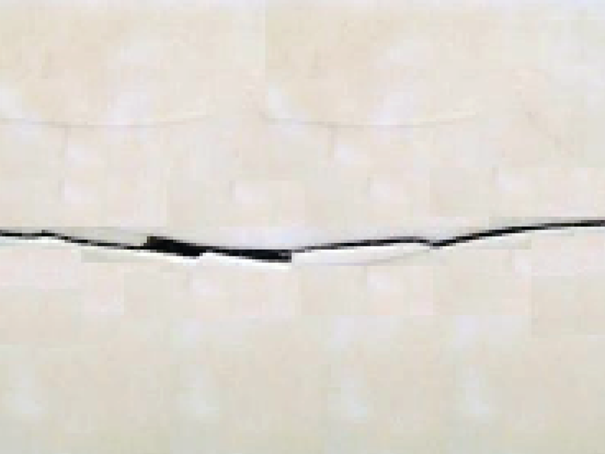
#> input picture test_img/test.png, 605 x 454 px
$ jupyter execute Untitled.ipynb
#> lines starting #> are read from the running program, lines starting #| are printed output that depends on the picture; after the words box and inside, x2 and y2 are one past the last pixel; in counts of white or black regions, pixels touching at a corner belong together
### PreProcess.py
import cv2 as cv
import numpy as np
from matplotlib import cm
from matplotlib import pyplot as plt
from mpl_toolkits.mplot3d import Axes3D


# [50 lines left out: functions read_image, convert_color_gray, resize_img, convert_color, not called in this run]


def center_avg_imp(img, ksize=10, flag=False):
    """
    improve the image pixels by image center pixel average

    :type img: image
    :param img: the image need to be improved
    :type ksize: int
    :param ksize: the filter size, 10 as default
    :type flag: Boolean
    :param flag: show the result or not
    :return: the result after deal
    """
    new_img = np.copy(img)

    dw = int(img.shape[1] / 7)
    dh = int(img.shape[0] / 7)

    region_1 = new_img[dh * 1: dh * 2, dw * 1: dw * 2]
    region_2 = new_img[dh * 1: dh * 2, dw * 5: dw * 6]
    region_3 = new_img[dh * 5: dh * 6, dw * 5: dw * 6]
    region_4 = new_img[dh * 1: dh * 2, dw * 5: dw * 6]
    region_5 = new_img[dh * 3: dh * 4, dw * 3: dw * 4]

    avg1 = np.average(region_1)
    avg2 = np.average(region_2)
    avg3 = np.average(region_3)
    avg4 = np.average(region_4)
    avg5 = np.average(region_5)

    avg = (avg1 + avg2 + avg3 + avg4 + avg5) / 5

    for x in range(0, img.shape[0], ksize):
        for y in range(0, img.shape[1], ksize):
            new_img[x:x + ksize, y:y + ksize] = \
                img[x:x + ksize, y:y + ksize] * (avg / np.average(img[x:x + ksize, y:y + ksize]))
    # img = cv.medianBlur(img, 3)
    if flag:
        plt.subplot(1, 2, 1)
        plt.imshow(img, cmap='gray')
        plt.subplot(1, 2, 2)
        plt.imshow(new_img, cmap='gray')
        plt.show()

    return new_img


def equalize_hist(img, flag=False):
    """
    equalize hist to improve image

    :type img: image
    :param img: input image
    :type flag: Boolean
    :param flag: show the result if is True, False as default
    :return: the image after equalize hist
    """
    hist_img = np.zeros(shape=img.shape)
    hist_img = cv.equalizeHist(img, hist_img)
    if flag:
        plt.subplot(2, 2, 1)
        plt.imshow(img, cmap="gray")
        plt.title("原图")
        plt.subplot(2, 2, 2)
        plt.hist(img)
        plt.title("原图直方图")
        plt.subplot(2, 2, 3)
        plt.imshow(hist_img, cmap="gray")
        plt.title("均衡化结果")
        plt.subplot(2, 2, 4)
        plt.hist(hist_img)
        plt.title("均衡化结果直方图")
        plt.show()
    return hist_img


def med_blur(img, ksize=3, flag=False):
    """
    Median filter for input image

    :param img: input image
    :param ksize: size of filter
    :return: image after median filter
    """

    if img.dtype is not np.uint8:
        img = img.astype(np.uint8)

    new_img = cv.medianBlur(img, ksize)
    if flag:
        plt.subplot(2, 2, 1)
        plt.imshow(img, cmap="gray")
        plt.title("原图")
        plt.subplot(2, 2, 2)
        plt.hist(img)
        plt.title("原图直方图")
        plt.subplot(2, 2, 3)
        plt.imshow(new_img, cmap="gray")
        plt.title("中值滤波结果")
        plt.subplot(2, 2, 4)
        plt.hist(new_img)
        plt.title("中值滤波结果直方图")
        plt.show()
    return new_img


def gauss_blur(img, ksize=[3, 3]):
    cv.GaussianBlur(img, ksize=ksize)


# [50 lines left out: functions adj_gamma, binary_image, not called in this run]


def hist_segmentation(img):
    """
    do image segmentation using hist
    :type img: gray image
    :param img: origin image
    :return: image after segmentation
    """
    hist = cv.calcHist([img], [0], None, [256], [0, 255])
    max_index = np.where(hist == max(hist))
    mask = hist[0:max_index[0][0]]
    min_index = np.where(mask == min(mask))
    ret, new_im = cv.threshold(img, min_index[0][0], 255, cv.THRESH_BINARY)
    return new_im

### Untitled.ipynb
# this is a notebook for test

[cell 1]
import cv2 as cv
from matplotlib import pyplot as plt
import PreProcess
import numpy as np

[cell 2]
img = cv.imread('test_img/test.png',cv.IMREAD_GRAYSCALE)
#> img: shape (454, 605); min 0, max 255, mean 219
img = PreProcess.equalize_hist(img)
#> in equalize_hist, `hist_img = cv.equalizeHist(img, hist_img)`:
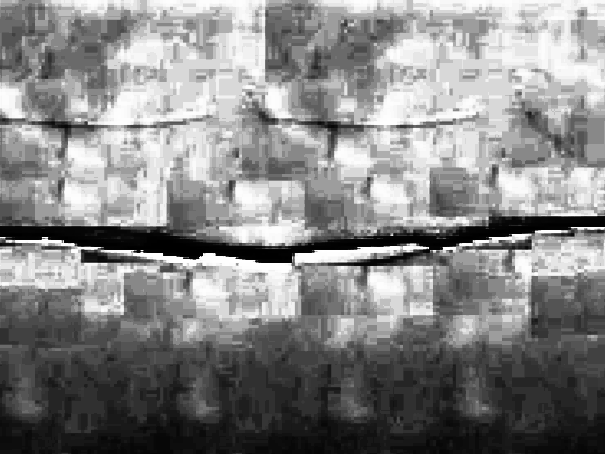
#> hist_img: shape (454, 605); min 0, max 255, mean 133.8
img = PreProcess.center_avg_imp(img, ksize=20)
#> in center_avg_imp, `region_1 = new_img[dh * 1: dh * 2, dw * 1: dw * 2]`:
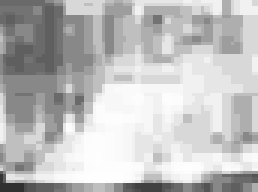
#> region_1: shape (64, 86) (shown 3 times larger); min 48, max 254, mean 190.5
#> in center_avg_imp, `region_2 = new_img[dh * 1: dh * 2, dw * 5: dw * 6]`:
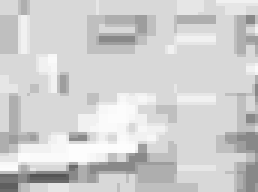
#> region_2: shape (64, 86) (shown 3 times larger); min 84, max 253, mean 208.2
#> in center_avg_imp, `region_3 = new_img[dh * 5: dh * 6, dw * 5: dw * 6]`:
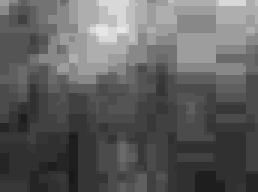
#> region_3: shape (64, 86) (shown 3 times larger); min 25, max 230, mean 95.1
#> in center_avg_imp, `region_5 = new_img[dh * 3: dh * 4, dw * 3: dw * 4]`:
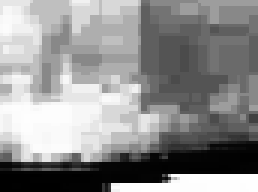
#> region_5: shape (64, 86) (shown 3 times larger); min 0, max 255, mean 143.1
#> in center_avg_imp, `avg1 = np.average(region_1)`: avg1 = 190.5
#> in center_avg_imp, `avg2 = np.average(region_2)`: avg2 = 208.2
#> in center_avg_imp, `avg3 = np.average(region_3)`: avg3 = 95.14
#> in center_avg_imp, `avg4 = np.average(region_4)`: avg4 = 208.2
#> in center_avg_imp, `avg5 = np.average(region_5)`: avg5 = 143.1
#> in center_avg_imp, `avg = (avg1 + avg2 + avg3 + avg4 + avg5) / 5`: avg = 169
plt.imshow(img,cmap='gray')

[cell 3]
img = PreProcess.med_blur(img)
#> in med_blur, `new_img = cv.medianBlur(img, ksize)`:
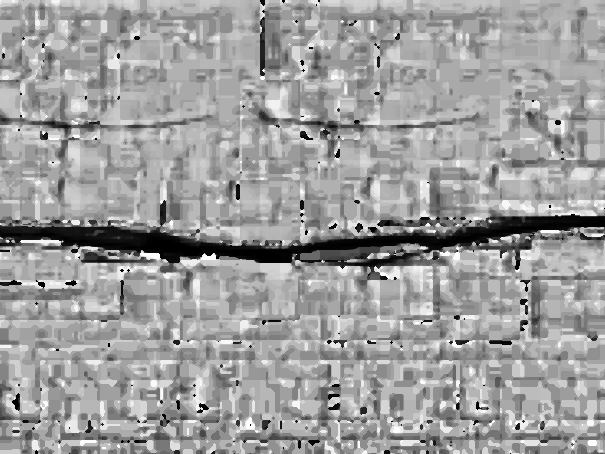
#> new_img: shape (454, 605); min 0, max 255, mean 157.8
plt.imshow(img,cmap="gray")

[cell 4]
import PreProcess
PreProcess.hist_segmentation(img)
#> in hist_segmentation, `hist = cv.calcHist([img], [0], None, [256], [0, 255])`: hist = 256 values, max 5820 at index 167, min 0 at index 255, mean 1072.2
#> in hist_segmentation, `max_index = np.where(hist == max(hist))`: max_index = ([167], [0])
#> in hist_segmentation, `mask = hist[0:max_index[0][0]]`: mask = 167 values, max 4059 at index 163, min 50 at index 37, mean 822.9
#> in hist_segmentation, `min_index = np.where(mask == min(mask))`: min_index = ([37], [0])
#> in hist_segmentation, `ret, new_im = cv.threshold(img, min_index[0][0], 255, cv.THRESH_BINARY)`:
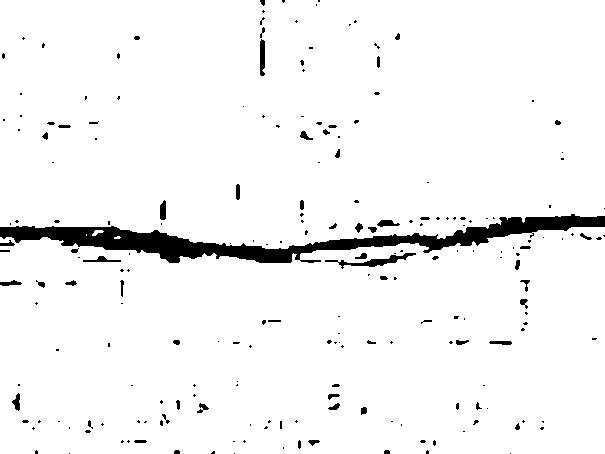
#> new_im: shape (454, 605); 95.5% white; 212 black regions (152 under 20 px), largest, box (x1, y1, x2, y2) and area: (0, 214, 605, 263) 8552, (325, 253, 416, 269) 385, (260, 39, 265, 76) 168
#> in hist_segmentation, `ret, new_im = cv.threshold(img, min_index[0][0], 255, cv.THRESH_BINARY)`: ret = 37

[cell 5]
hist = cv.calcHist([img],[0],None,[256],[0,255])
plt.plot(hist)
plt.show()
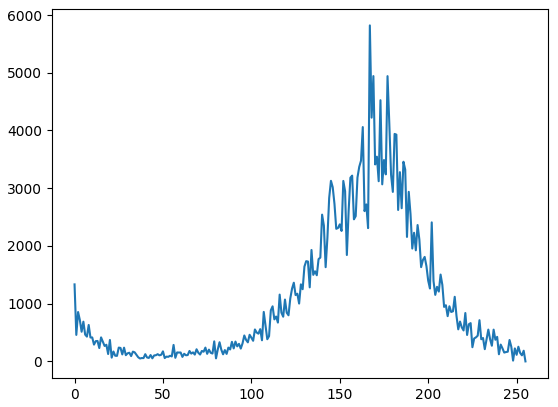
#> figure drawn by matplotlib, 1 panel; curve peaks at x = 167, y = 5820

[cell 6]
max_val = max(hist)
#> max_val = [5820]

[cell 7]
max_index = np.where(hist == max_val)
#> max_index = ([167], [0])
print(max_index)
#| (array([167]), array([0]))

[cell 8]
mask = hist[0:max_index[0][0]]
plt.plot(mask)
plt.show()
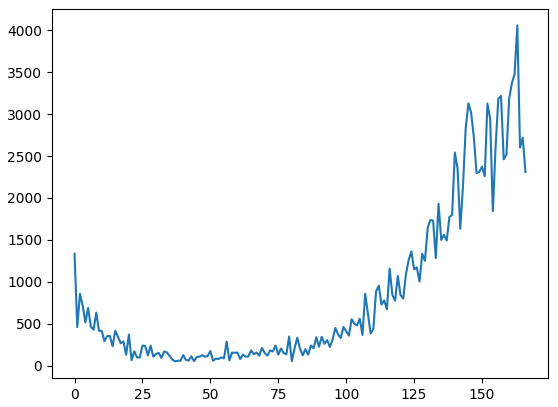
#> figure drawn by matplotlib, 1 panel; curve peaks at x = 163, y = 4059

[cell 9]
min_index = np.where(mask == min(mask))
#> min_index = ([37], [0])
print(min_index)
#| (array([37]), array([0]))

[cell 10]
ret,new_im = cv.threshold(img,37,255,cv.THRESH_BINARY)
print(ret)
plt.subplot(1,2,1)
plt.imshow(new_im,cmap='gray')
plt.subplot(1,2,2)
plt.imshow(img,cmap='gray')
plt.show()

[cell 11]
plt.imshow(cv.dilate(new_im, np.array([[1,1,1],[1,5,1],[1,1,1]])),cmap='gray')
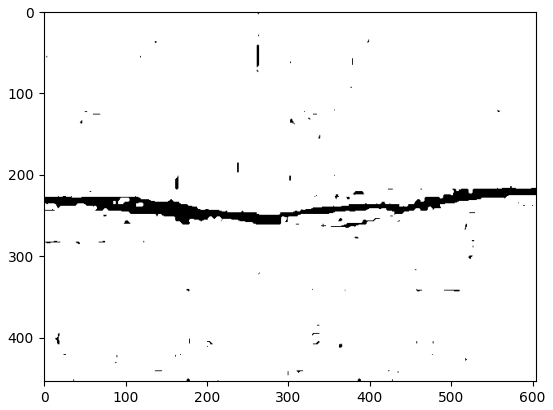
#> figure drawn by matplotlib, 1 panel
